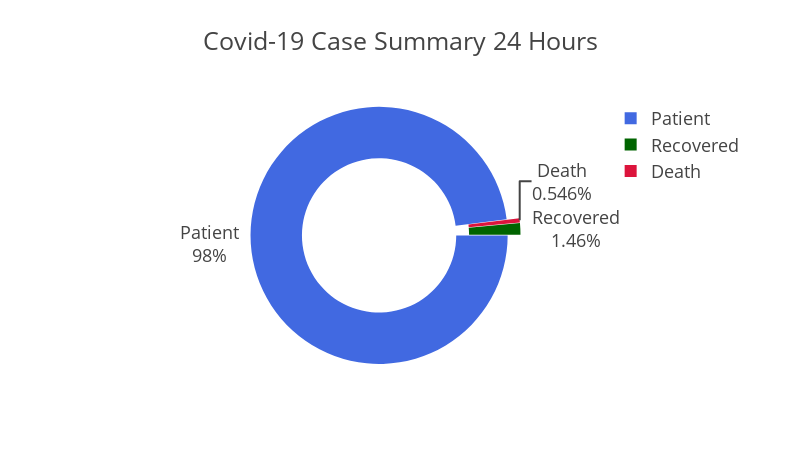

Here is the notebook cell this chart was saved with:
### Markdown cell above
***The cases summary of our country is a matter of concern as well. As we can see the amount of Covid-19 cases still taking treatment is very high. People are not easily getting out of this corona virus.***

### Code cell
dataFromCsv = pd.read_csv('covid-19-PerDayCaseSummaryBD.csv')
totalCaseNumber = int(dataFromCsv['Case'].iloc[-1])
totalDeathNumber = int(dataFromCsv['Death'].iloc[-1])
totalRecoveredNumber = int(dataFromCsv['Recovered'].iloc[-1])
totalPatientNumber = totalCaseNumber - (totalDeathNumber+totalRecoveredNumber)

slices = [totalPatientNumber,totalDeathNumber,totalRecoveredNumber]
activities = ['Patient','Death','Recovered']

dataFrame = {
    "slices" : slices,
    "activities" : activities
}
dataset = pd.DataFrame(dataFrame)
fig = px.pie(dataset,
             values="slices",
             names="activities",
             template="presentation",
             labels = {'slices' : 'No Cases', 'activities' : 'Status'},
             color_discrete_sequence=['#4169E1', '#006400', '#DC143C'],
             width=800,
             height=450,
             hole=0.6,
             title="Covid-19 Case Summary 24 Hours")
fig.update_traces(rotation=90, pull=0.05, textinfo="percent+label")
fig.show()

### Figure 1 — Plotly figure (JSON) as saved in the notebook; plotly's stock layout.template omitted (floating-point values rounded to 4 significant figures)
{"data": [{"domain": {"x": [0, 1], "y": [0, 1]}, "hole": 0.6, "hovertemplate": "Status=%{label}<br>No Cases=%{value}<extra></extra>", "labels": ["Patient", "Death", "Recovered"], "legendgroup": "", "name": "", "pull": 0.05, "rotation": 90, "showlegend": true, "textinfo": "percent+label", "type": "pie", "values": [538, 3, 8]}], "layout": {"height": 450, "legend": {"tracegroupgap": 0}, "piecolorway": ["#4169E1", "#006400", "#DC143C"], "title": {"text": "Covid-19 Case Summary 24 Hours"}, "width": 800}}
